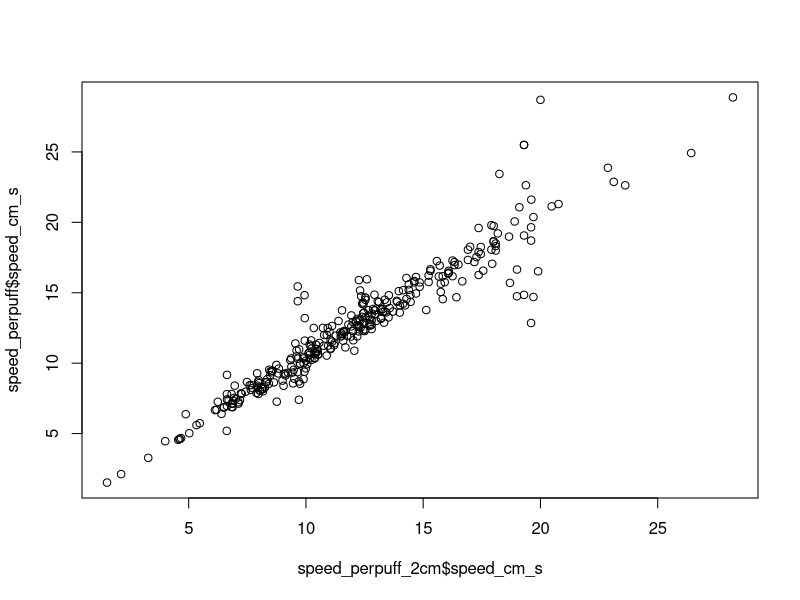
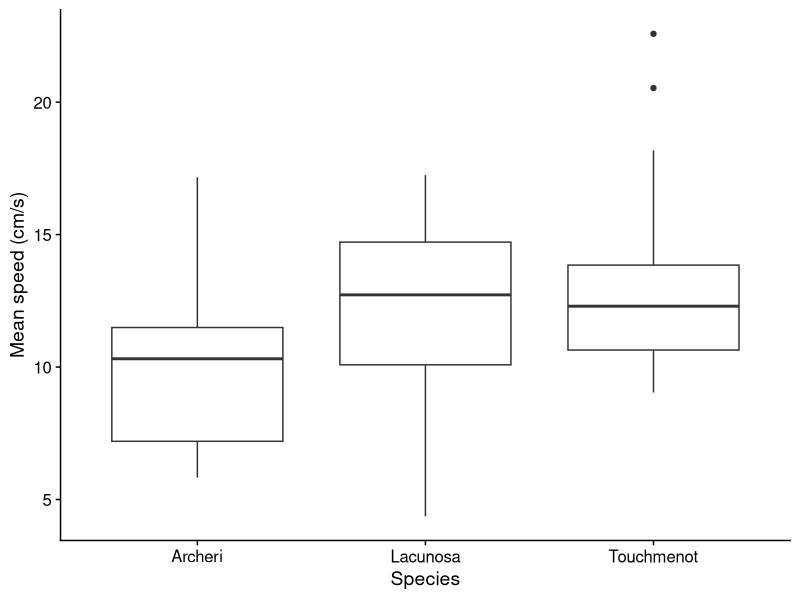
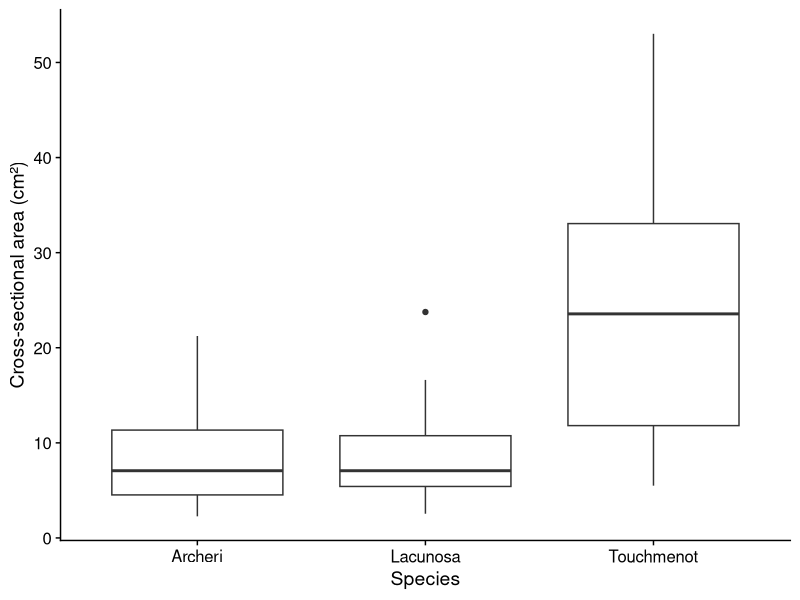
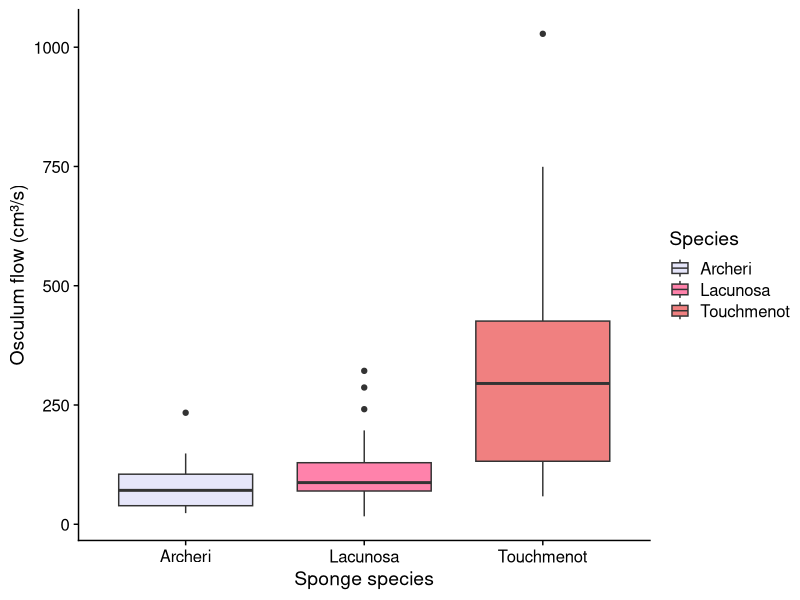
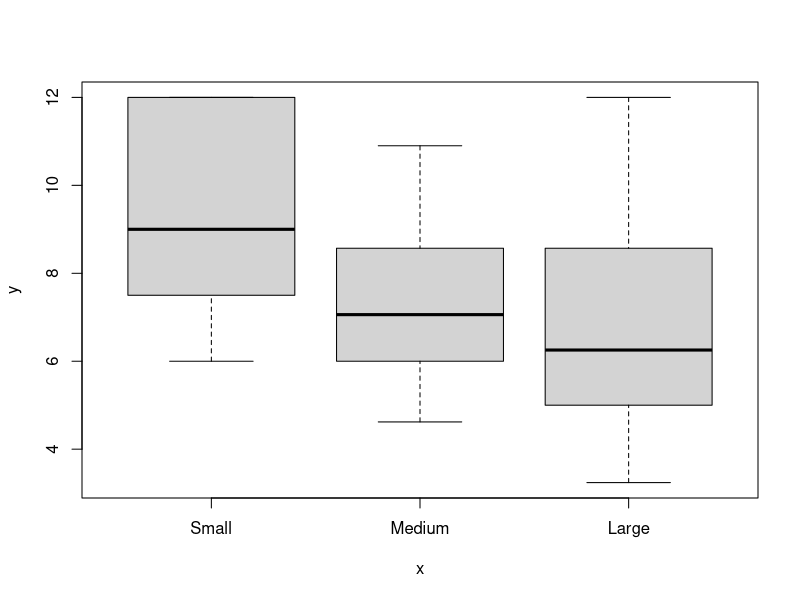
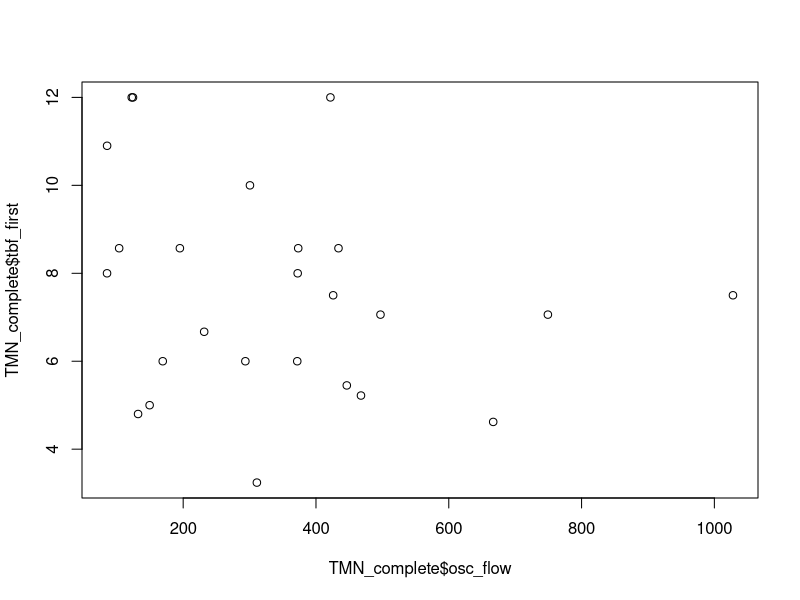
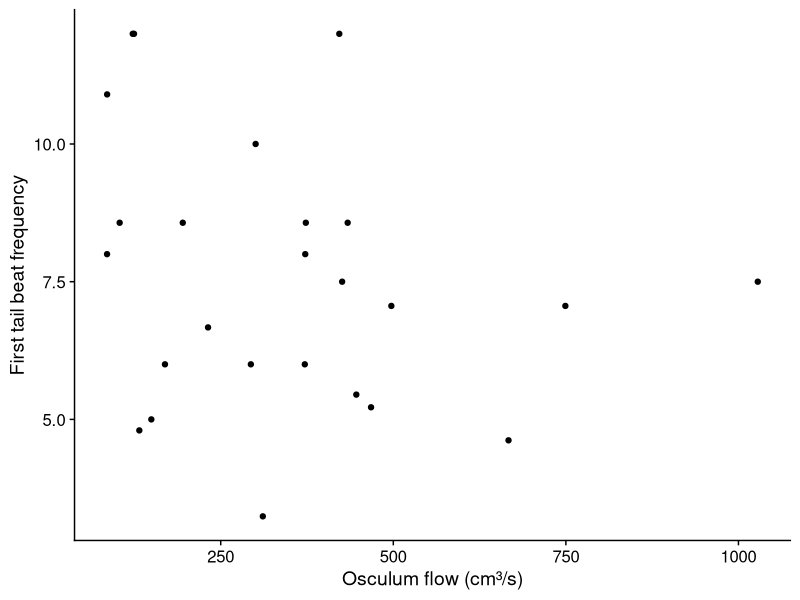
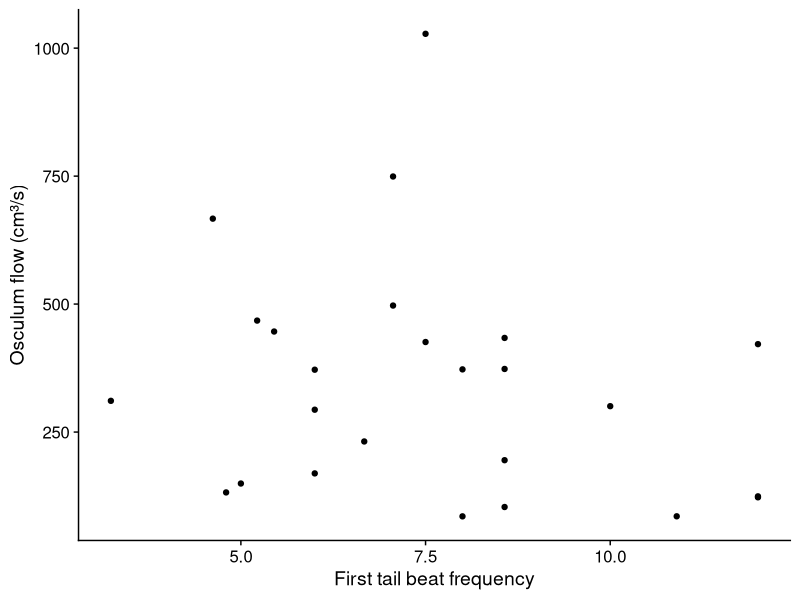

Source code (R) for these figures, in order:
library(dplyr)
library(ggplot2)
library(cowplot)
library(emmeans)

#Things to potentially flag:
#CA_S5_01 puff #4 is lagging edge
#DA_S35_02 puff #3 is lagging edge
#CA)S62)_O1 puff #5 is short (cut?)

sponge_flow <- read.csv("raw_data/sponge_tracks_25July2026.csv")
sponge_flow <- sponge_flow %>%
  mutate(across(c(t, x, y, r, v), as.numeric))

speed_perpuff <- sponge_flow %>%
  group_by(osculum_ID, tracking_num) %>%
  filter(osculum_ID != "") %>%
  summarise(
    abs_distance_cm = abs(last(r) - first(r)),
    time_elapsed_s  = last(t) - first(t),
    speed_cm_s      = abs_distance_cm / time_elapsed_s,
    .groups = "drop"
  )
print(speed_perpuff, n = Inf)
#What is up with AB_S26_O3     puff        6? why so slow?

#Here, what is we trim to only keep first 2 cm max. This will make videos approximately hte same 
#length
speed_perpuff_2cm <- sponge_flow %>%
  filter(osculum_ID != "") %>%
  arrange(osculum_ID, tracking_num, t) %>%
  group_by(osculum_ID, tracking_num) %>%
  filter(r <= first(r) + 2) %>%
  summarise(
    abs_distance_cm = abs(last(r) - first(r)),
    time_elapsed_s  = last(t) - first(t),
    speed_cm_s      = abs_distance_cm / time_elapsed_s,
    .groups = "drop"
  )


print(speed_perpuff_2cm, n=Inf)


#Correlation
cor(speed_perpuff_2cm$speed_cm_s, speed_perpuff$speed_cm_s )
# r = 0.9500454
plot(speed_perpuff_2cm$speed_cm_s, speed_perpuff$speed_cm_s )

#Calculate mean per osculum
speed_mean <- speed_perpuff_2cm %>%
  group_by(osculum_ID) %>%
  summarise(
    mean_speed = mean(speed_cm_s, na.rm = TRUE),
    sd_speed   = sd(speed_cm_s, na.rm = TRUE),
    .groups = "drop"
  )  
print(speed_mean, n = Inf)

## check why AB_27_O1 and DA_S36_O2 sd_speed is NA

## Read in sponge morphology data set
sponge_size <- read.csv("raw_data/sponge_size_data.csv")


#Join sponge size data for matching sponges
speed_mean <- speed_mean %>%
  left_join(sponge_size, by = c("osculum_ID" = "id"))

ggplot(speed_mean, aes(x = species, y = mean_speed)) +
  geom_boxplot() +
  labs(x = "Species", y = "Mean speed (cm/s)") +
  theme_cowplot()

#So far, particle velocity not sig different across three species
model <- aov(mean_speed ~ species, data = speed_mean)
summary(model)
## species has a significant effect on mean speed (p = 0.0187)

#Ok, let's look at flow rate...this requires different columns for different species
#becaues they have different shapes.

speed_mean <- speed_mean %>%
  mutate(
    osc_diam1_cm = as.numeric(na_if(as.character(osc_diam1_cm), ".")),
    osc_diam2_cm = as.numeric(na_if(as.character(osc_diam2_cm), "."))
  )

#first calculate cross sectional area
speed_mean <- speed_mean %>%
  mutate(
    cross_sec_area = case_when(
      species %in% c("Archeri", "Lacunosa") ~ pi * (osc_diam1_cm/2)^2,
      species == "Touchmenot"               ~ pi * (osc_diam1_cm/2) * (osc_diam2_cm/2)
    )
  )
ggplot(speed_mean, aes(x = species, y = cross_sec_area)) +
  geom_boxplot() +
  labs(x = "Species", y = "Cross-sectional area (cm²)") +
  theme_cowplot()

#Now calculate flow, make box plot, and run anova
speed_mean <- speed_mean %>%
  mutate(osc_flow = cross_sec_area * mean_speed)
ggplot(speed_mean, aes(x = species, y = osc_flow, fill = species)) +
  geom_boxplot() +
  labs(x = "Sponge species", y = "Osculum flow (cm³/s)", fill = "Species") +
  scale_fill_manual(values = c("lavender","palevioletred1","lightcoral")) +
  theme_cowplot()


## Q1: Does oscular flow rate differ across sponge species?
model_flow <- aov(osc_flow ~ species, data = speed_mean)
summary(model_flow)
TukeyHSD(model_flow)
##tmn is significantly higher than other two

#Think about applying correction of 0.5...look for old papers....
#we will also want to emphasize that this is about RELATIVE speed, not necessarily
#getting perfect measurement of flow!

#For TMN...want to look at flow and how it (maybe) impacts tail beat freq of fish

#read in fish data
fish_tbf <- read.csv("raw_data/tbf_correlates.csv")
str(fish_tbf)
fish_tbf <- fish_tbf  %>%
  mutate(across(c(diam1, diam2, osc_depth, osculum_vol, max_height_cm, tbf_mean, depth), 
                ~as.numeric(na_if(., "."))))

fish_tbf$Fish.Size <- factor(fish_tbf$Fish.Size, levels = c("Small", "Medium", "Large"))

#Join rows that match from the flow and fish data (so far there are 20 vids)
TMN_complete <- speed_mean %>%
  inner_join(fish_tbf, by = c("osculum_ID" = "Sponge"))
print(TMN_complete, n=Inf)


## Q3: is flow rate in TMN correlated w resident goby swimming patterns?
#Let's see if we can't recreate Basma's finding of marg effect of fish size (qualitative)
#on tbf
lm_size <- lm(TMN_complete$tbf_first ~ TMN_complete$Fish.Size)
summary(lm_size)

#Same trend...see if we can boost sample size a bit more
plot(TMN_complete$Fish.Size, TMN_complete$tbf_first)

#now try flow rate (nope!)
lm_flow <- lm( TMN_complete$tbf_first ~ TMN_complete$osc_flow)
summary(lm_flow)
plot(TMN_complete$osc_flow, TMN_complete$tbf_first)

ggplot(data = TMN_complete, aes(x = osc_flow, y = tbf_first)) + 
  geom_point() +
  labs(x = "Osculum flow (cm³/s)", y = "First tail beat frequency") + 
  theme_cowplot()

## just flippling ^^ axes to see if it looks a bit better (prob not)
ggplot(data = TMN_complete, aes(x = tbf_first, y = osc_flow)) + 
  geom_point() +
  labs(y = "Osculum flow (cm³/s)", x = "First tail beat frequency") + 
  theme_cowplot()

#Ok, look at interaction just in case
lm_interac <- lm( TMN_complete$tbf_first ~ TMN_complete$osc_flow*TMN_complete$Fish.Size)
summary(lm_interac)
#nope...it's just size


# trying models -----------------------------------------------------------
## this is to try out models that we discussed in meeting on July 13


lm_osc_flow <- lm(osc_flow ~ depth_m + oscula 
                  + max_height_cm + species, data = speed_mean)
summary(lm_osc_flow)


## Q2: intra and interspecies flowrate-morphology relationship

#intraspecies
lm_flow_species <- lm(osc_flow ~ species*max_height_cm, data = speed_mean)
summary(lm_flow_species)
anova(lm_flow_species)


#filtering data for Aplysina archeri
archeri <- speed_mean %>% 
  filter(species == "Archeri")

lacunosa <- speed_mean %>% 
  filter(species == "Lacunosa")

tmn <- speed_mean  %>% 
  filter(species == "Touchmenot")

lm_flow_aa <- lm(osc_flow ~ max_height_cm + depth_m + oscula, data = archeri)
summary(lm_flow_aa)
anova(lm_flow_aa)

lm_flow_al <- lm(osc_flow ~ max_height_cm + depth_m + oscula, data = lacunosa)
summary(lm_flow_al)
anova(lm_flow_al)

lm_flow_tmn <- lm(osc_flow ~ max_height_cm + depth_m + oscula, data = tmn)
summary(lm_flow_tmn)
anova(lm_flow_tmn)
